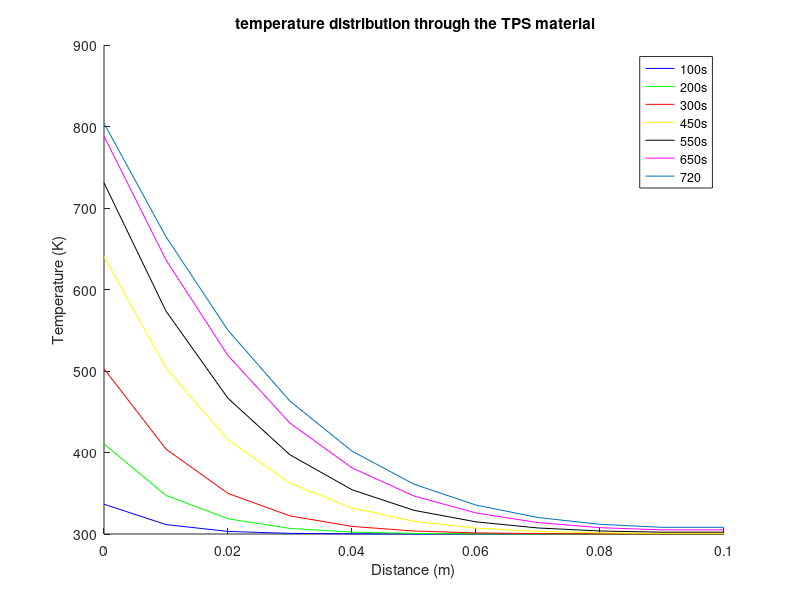
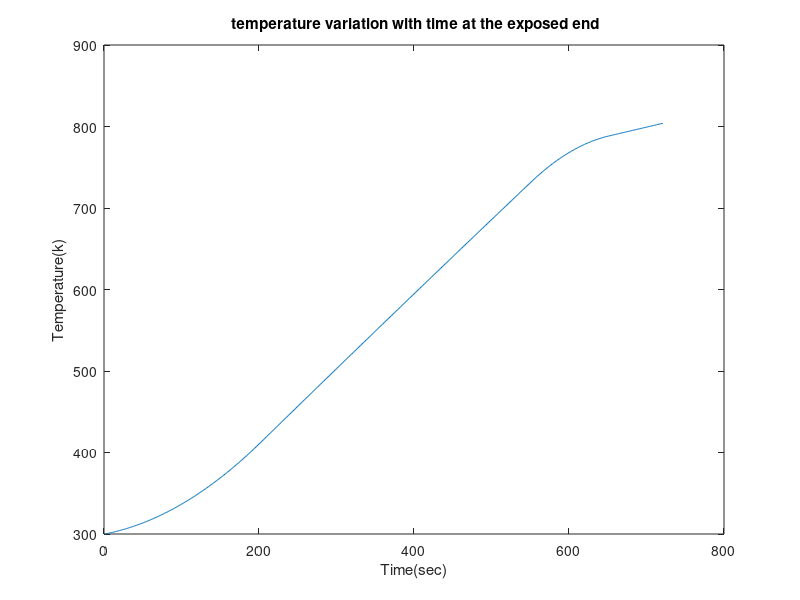
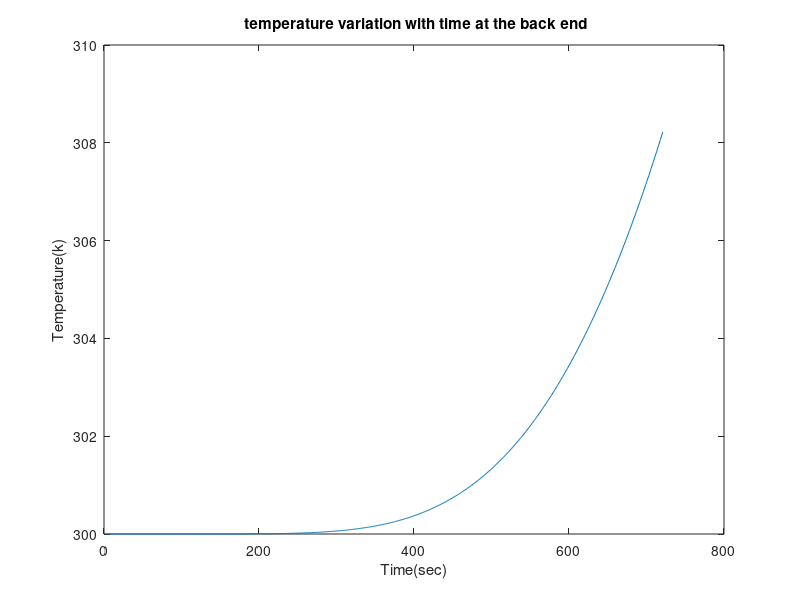

Reproduce these figures in MATLAB, in order.
clear all;
clc;
ti = 0;
tf = 0.10;%final thickness of TPS
dx = 0.010; % space step
gp = floor((tf - ti) / dx) + 1; % No of grid points: discretization
dt = 1; %time step
n = floor(720 / dt) + 1; %No of grid points in time space
K = 1.5;                %thermal_conductivity
den = 1300;             % density
c = 820;                %specific heat
alpha = K / (den * c);  %thermal diffusivity
cfl = alpha * dt / dx^2; %cfl no
x = linspace(ti, tf, gp); %partiation the thickness
t = linspace(0, 720, n);  % partiation of the time
sigma = 5.67e-8; % steafan Boltzmann constant
e = 0.9; % Emissivity
hf = zeros(1, n);%heat flux intital all value zero
for p = 1:201
    hf(p) = 4000 * t(p) + 200000;
end
for q = 202:551
    hf(q) = 1000000;
end
for r = 552:651
    hf(r) = 4960000 - 7200 * t(r);
end
for s = 652:n
    hf(s) = 2.8e5;
end

Temp = zeros(gp, n);
Temp(:, 1) = 300; % Initial condition
for j = 1:n-1
    for i = 2:gp-1
        Temp(i, j+1) = cfl*Temp(i+1, j) + (1-2*cfl)*Temp(i, j) + cfl*Temp(i-1, j);
    end
    Temp(gp, j+1) = Temp(gp-1, j+1); % Boundary condition
    Temp(1, j+1) = Temp(1, j) + dt / (den * c) * (hf(j) + K/dx* (Temp(2, j) - Temp(1, j)) - e * sigma * Temp(1, j)^4); % Radiative cooling
end
figure();
hold on 
xlabel('Distance (m)');
ylabel('Temperature (K)');
plot(x, Temp(:, 100), 'b'); 
plot(x, Temp(:, 200),'g' ); 
plot(x, Temp(:, 300),'r'); 
plot(x, Temp(:, 450),'y'); 
plot(x, Temp(:, 550),'k'); 
plot(x, Temp(:, 650),'m'); 
plot(x, Temp(:, end));
legend('100s','200s','300s','450s','550s','650s','720') 
title(" temperature distribution through the TPS material")
hold off 
figure(); 
plot(Temp(1,:)); 
title(" temperature variation with time at the exposed end")
xlabel('Time(sec)'); 
ylabel('Temperature(k)');
figure()
plot(Temp(11,:));
title(" temperature variation with time at the back end")
xlabel('Time(sec)'); 
ylabel('Temperature(k)');

